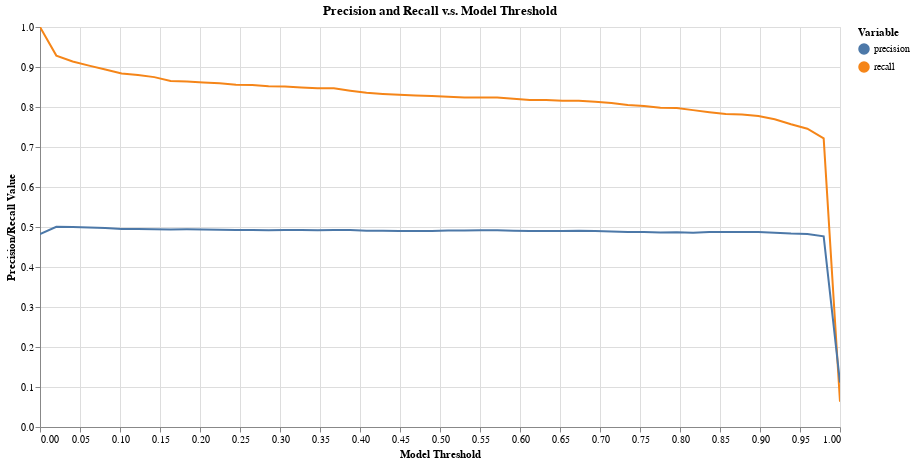

Notebook source saved alongside this figure:
### Code cell
df_eval = tutorial.evaluate_linking(
    df=df_predictions
)

tutorial.plot_precision_recall_vs_threshold(df_eval)

### Figure 1 — Vega-Lite specification as saved in the notebook (floating-point values rounded to 4 significant figures)
{"config": {"view": {"continuousWidth": 400, "continuousHeight": 300}}, "layer": [{"mark": "line", "encoding": {"color": {"type": "nominal", "field": "variable", "legend": {"title": "Variable"}}, "tooltip": [{"type": "nominal", "field": "variable"}, {"type": "quantitative", "field": "threshold"}, {"type": "quantitative", "field": "value"}], "x": {"type": "quantitative", "axis": {"title": "Model Threshold"}, "field": "threshold"}, "y": {"type": "quantitative", "axis": {"title": "Precision/Recall Value"}, "field": "value", "scale": {"domain": [0, 1]}}}, "selection": {"selector008": {"type": "interval", "bind": "scales", "encodings": ["x", "y"]}}, "title": "Precision and Recall v.s. Model Threshold"}, {"mark": "point", "encoding": {"opacity": {"value": 0}, "x": {"type": "quantitative", "field": "threshold"}}, "selection": {"selector007": {"type": "single", "nearest": true, "on": "mouseover", "fields": ["threshold"], "empty": "none"}}}, {"mark": "point", "encoding": {"color": {"type": "nominal", "field": "variable", "legend": {"title": "Variable"}}, "opacity": {"condition": {"value": 1, "selection": "selector007"}, "value": 0}, "tooltip": [{"type": "nominal", "field": "variable"}, {"type": "quantitative", "field": "threshold"}, {"type": "quantitative", "field": "value"}], "x": {"type": "quantitative", "axis": {"title": "Model Threshold"}, "field": "threshold"}, "y": {"type": "quantitative", "axis": {"title": "Precision/Recall Value"}, "field": "value", "scale": {"domain": [0, 1]}}}, "title": "Precision and Recall v.s. Model Threshold"}, {"mark": {"type": "rule", "color": "gray"}, "encoding": {"x": {"type": "quantitative", "field": "threshold"}}, "transform": [{"filter": {"selection": "selector007"}}]}, {"mark": {"type": "text", "align": "right", "dx": -10, "dy": -5, "fontWeight": 300, "lineBreak": "\n"}, "encoding": {"color": {"type": "nominal", "field": "variable", "legend": {"title": "Variable"}}, "text": {"condition": {"type": "nominal", "field": "label", "selection": "selector007"}, "value": " "}, "tooltip": [{"type": "nominal", "field": "variable"}, {"type": "quantitative", "field": "threshold"}, {"type": "quantitative", "field": "value"}], "x": {"type": "quantitative", "axis": {"title": "Model Threshold"}, "field": "threshold"}, "y": {"type": "quantitative", "axis": {"title": "Precision/Recall Value"}, "field": "value", "scale": {"domain": [0, 1]}}}, "title": "Precision and Recall v.s. Model Threshold"}], "data": {"name": "data-2b64cdfb8b264b17b264241624e8a744"}, "height": 400, "width": 800, "$schema": "https://vega.github.io/schema/vega-lite/v4.8.1.json", "datasets": {"data-2b64cdfb8b264b17b264241624e8a744": [{"threshold": 0.0, "label": "threshold: 0.0\nprecision: 0.482\nrecall: 1.0", "variable": "recall", "value": 1.0}, {"threshold": 0.02041, "label": "threshold: 0.02\nprecision: 0.5\nrecall: 0.929", "variable": "recall", "value": 0.9285}, {"threshold": 0.04082, "label": "threshold: 0.041\nprecision: 0.5\nrecall: 0.914", "variable": "recall", "value": 0.9138}, {"threshold": 0.06122, "label": "threshold: 0.061\nprecision: 0.499\nrecall: 0.903", "variable": "recall", "value": 0.9035}, {"threshold": 0.08163, "label": "threshold: 0.082\nprecision: 0.498\nrecall: 0.894", "variable": "recall", "value": 0.8939}, {"threshold": 0.102, "label": "threshold: 0.102\nprecision: 0.495\nrecall: 0.884", "variable": "recall", "value": 0.8836}, {"threshold": 0.1224, "label": "threshold: 0.122\nprecision: 0.495\nrecall: 0.88", "variable": "recall", "value": 0.8799}, {"threshold": 0.1429, "label": "threshold: 0.143\nprecision: 0.494\nrecall: 0.875", "variable": "recall", "value": 0.8747}, {"threshold": 0.1633, "label": "threshold: 0.163\nprecision: 0.494\nrecall: 0.865", "variable": "recall", "value": 0.8651}, {"threshold": 0.1837, "label": "threshold: 0.184\nprecision: 0.494\nrecall: 0.864", "variable": "recall", "value": 0.8637}, {"threshold": 0.2041, "label": "threshold: 0.204\nprecision: 0.494\nrecall: 0.861", "variable": "recall", "value": 0.8615}, {"threshold": 0.2245, "label": "threshold: 0.224\nprecision: 0.493\nrecall: 0.859", "variable": "recall", "value": 0.8592}, {"threshold": 0.2449, "label": "threshold: 0.245\nprecision: 0.492\nrecall: 0.856", "variable": "recall", "value": 0.8556}, {"threshold": 0.2653, "label": "threshold: 0.265\nprecision: 0.493\nrecall: 0.855", "variable": "recall", "value": 0.8548}, {"threshold": 0.2857, "label": "threshold: 0.286\nprecision: 0.492\nrecall: 0.852", "variable": "recall", "value": 0.8519}, {"threshold": 0.3061, "label": "threshold: 0.306\nprecision: 0.492\nrecall: 0.851", "variable": "recall", "value": 0.8511}, {"threshold": 0.3265, "label": "threshold: 0.327\nprecision: 0.492\nrecall: 0.849", "variable": "recall", "value": 0.8489}, {"threshold": 0.3469, "label": "threshold: 0.347\nprecision: 0.492\nrecall: 0.847", "variable": "recall", "value": 0.8467}, {"threshold": 0.3673, "label": "threshold: 0.367\nprecision: 0.492\nrecall: 0.847", "variable": "recall", "value": 0.8467}, {"threshold": 0.3878, "label": "threshold: 0.388\nprecision: 0.492\nrecall: 0.841", "variable": "recall", "value": 0.8408}, {"threshold": 0.4082, "label": "threshold: 0.408\nprecision: 0.491\nrecall: 0.836", "variable": "recall", "value": 0.8357}, {"threshold": 0.4286, "label": "threshold: 0.429\nprecision: 0.491\nrecall: 0.833", "variable": "recall", "value": 0.8327}, {"threshold": 0.449, "label": "threshold: 0.449\nprecision: 0.49\nrecall: 0.831", "variable": "recall", "value": 0.8305}, {"threshold": 0.4694, "label": "threshold: 0.469\nprecision: 0.49\nrecall: 0.829", "variable": "recall", "value": 0.829}, {"threshold": 0.4898, "label": "threshold: 0.49\nprecision: 0.49\nrecall: 0.828", "variable": "recall", "value": 0.8276}, {"threshold": 0.5102, "label": "threshold: 0.51\nprecision: 0.491\nrecall: 0.825", "variable": "recall", "value": 0.8254}, {"threshold": 0.5306, "label": "threshold: 0.531\nprecision: 0.491\nrecall: 0.824", "variable": "recall", "value": 0.8239}, {"threshold": 0.551, "label": "threshold: 0.551\nprecision: 0.492\nrecall: 0.824", "variable": "recall", "value": 0.8239}, {"threshold": 0.5714, "label": "threshold: 0.571\nprecision: 0.492\nrecall: 0.824", "variable": "recall", "value": 0.8239}, {"threshold": 0.5918, "label": "threshold: 0.592\nprecision: 0.491\nrecall: 0.821", "variable": "recall", "value": 0.8209}, {"threshold": 0.6122, "label": "threshold: 0.612\nprecision: 0.49\nrecall: 0.817", "variable": "recall", "value": 0.8172}, {"threshold": 0.6327, "label": "threshold: 0.633\nprecision: 0.49\nrecall: 0.817", "variable": "recall", "value": 0.8172}, {"threshold": 0.6531, "label": "threshold: 0.653\nprecision: 0.49\nrecall: 0.816", "variable": "recall", "value": 0.8158}, {"threshold": 0.6735, "label": "threshold: 0.673\nprecision: 0.49\nrecall: 0.816", "variable": "recall", "value": 0.8158}, {"threshold": 0.6939, "label": "threshold: 0.694\nprecision: 0.49\nrecall: 0.813", "variable": "recall", "value": 0.8128}, {"threshold": 0.7143, "label": "threshold: 0.714\nprecision: 0.489\nrecall: 0.81", "variable": "recall", "value": 0.8099}, {"threshold": 0.7347, "label": "threshold: 0.735\nprecision: 0.488\nrecall: 0.805", "variable": "recall", "value": 0.8047}, {"threshold": 0.7551, "label": "threshold: 0.755\nprecision: 0.488\nrecall: 0.803", "variable": "recall", "value": 0.8025}, {"threshold": 0.7755, "label": "threshold: 0.776\nprecision: 0.487\nrecall: 0.798", "variable": "recall", "value": 0.7981}, {"threshold": 0.7959, "label": "threshold: 0.796\nprecision: 0.487\nrecall: 0.797", "variable": "recall", "value": 0.7973}, {"threshold": 0.8163, "label": "threshold: 0.816\nprecision: 0.486\nrecall: 0.792", "variable": "recall", "value": 0.7922}, {"threshold": 0.8367, "label": "threshold: 0.837\nprecision: 0.487\nrecall: 0.787", "variable": "recall", "value": 0.787}, {"threshold": 0.8571, "label": "threshold: 0.857\nprecision: 0.488\nrecall: 0.783", "variable": "recall", "value": 0.7826}, {"threshold": 0.8776, "label": "threshold: 0.878\nprecision: 0.487\nrecall: 0.781", "variable": "recall", "value": 0.7811}, {"threshold": 0.898, "label": "threshold: 0.898\nprecision: 0.488\nrecall: 0.777", "variable": "recall", "value": 0.7775}, {"threshold": 0.9184, "label": "threshold: 0.918\nprecision: 0.486\nrecall: 0.769", "variable": "recall", "value": 0.7693}, {"threshold": 0.9388, "label": "threshold: 0.939\nprecision: 0.484\nrecall: 0.757", "variable": "recall", "value": 0.7568}, {"threshold": 0.9592, "label": "threshold: 0.959\nprecision: 0.482\nrecall: 0.746", "variable": "recall", "value": 0.7458}, {"threshold": 0.9796, "label": "threshold: 0.98\nprecision: 0.477\nrecall: 0.721", "variable": "recall", "value": 0.7214}, {"threshold": 1.0, "label": "threshold: 1.0\nprecision: 0.111\nrecall: 0.063", "variable": "recall", "value": 0.06338}, {"threshold": 0.0, "label": "threshold: 0.0\nprecision: 0.482\nrecall: 1.0", "variable": "precision", "value": 0.4821}, {"threshold": 0.02041, "label": "threshold: 0.02\nprecision: 0.5\nrecall: 0.929", "variable": "precision", "value": 0.5004}, {"threshold": 0.04082, "label": "threshold: 0.041\nprecision: 0.5\nrecall: 0.914", "variable": "precision", "value": 0.5}, {"threshold": 0.06122, "label": "threshold: 0.061\nprecision: 0.499\nrecall: 0.903", "variable": "precision", "value": 0.4988}, {"threshold": 0.08163, "label": "threshold: 0.082\nprecision: 0.498\nrecall: 0.894", "variable": "precision", "value": 0.4975}, {"threshold": 0.102, "label": "threshold: 0.102\nprecision: 0.495\nrecall: 0.884", "variable": "precision", "value": 0.4952}, {"threshold": 0.1224, "label": "threshold: 0.122\nprecision: 0.495\nrecall: 0.88", "variable": "precision", "value": 0.495}, {"threshold": 0.1429, "label": "threshold: 0.143\nprecision: 0.494\nrecall: 0.875", "variable": "precision", "value": 0.4942}, {"threshold": 0.1633, "label": "threshold: 0.163\nprecision: 0.494\nrecall: 0.865", "variable": "precision", "value": 0.4937}, {"threshold": 0.1837, "label": "threshold: 0.184\nprecision: 0.494\nrecall: 0.864", "variable": "precision", "value": 0.4941}, {"threshold": 0.2041, "label": "threshold: 0.204\nprecision: 0.494\nrecall: 0.861", "variable": "precision", "value": 0.4939}, {"threshold": 0.2245, "label": "threshold: 0.224\nprecision: 0.493\nrecall: 0.859", "variable": "precision", "value": 0.4932}, {"threshold": 0.2449, "label": "threshold: 0.245\nprecision: 0.492\nrecall: 0.856", "variable": "precision", "value": 0.4924}, {"threshold": 0.2653, "label": "threshold: 0.265\nprecision: 0.493\nrecall: 0.855", "variable": "precision", "value": 0.4928}, {"threshold": 0.2857, "label": "threshold: 0.286\nprecision: 0.492\nrecall: 0.852", "variable": "precision", "value": 0.4921}, {"threshold": 0.3061, "label": "threshold: 0.306\nprecision: 0.492\nrecall: 0.851", "variable": "precision", "value": 0.4923}, {"threshold": 0.3265, "label": "threshold: 0.327\nprecision: 0.492\nrecall: 0.849", "variable": "precision", "value": 0.4923}, {"threshold": 0.3469, "label": "threshold: 0.347\nprecision: 0.492\nrecall: 0.847", "variable": "precision", "value": 0.4921}, {"threshold": 0.3673, "label": "threshold: 0.367\nprecision: 0.492\nrecall: 0.847", "variable": "precision", "value": 0.4923}, {"threshold": 0.3878, "label": "threshold: 0.388\nprecision: 0.492\nrecall: 0.841", "variable": "precision", "value": 0.4922}, {"threshold": 0.4082, "label": "threshold: 0.408\nprecision: 0.491\nrecall: 0.836", "variable": "precision", "value": 0.4907}, {"threshold": 0.4286, "label": "threshold: 0.429\nprecision: 0.491\nrecall: 0.833", "variable": "precision", "value": 0.4907}, {"threshold": 0.449, "label": "threshold: 0.449\nprecision: 0.49\nrecall: 0.831", "variable": "precision", "value": 0.49}, {"threshold": 0.4694, "label": "threshold: 0.469\nprecision: 0.49\nrecall: 0.829", "variable": "precision", "value": 0.4902}, {"threshold": 0.4898, "label": "threshold: 0.49\nprecision: 0.49\nrecall: 0.828", "variable": "precision", "value": 0.49}, {"threshold": 0.5102, "label": "threshold: 0.51\nprecision: 0.491\nrecall: 0.825", "variable": "precision", "value": 0.4912}, {"threshold": 0.5306, "label": "threshold: 0.531\nprecision: 0.491\nrecall: 0.824", "variable": "precision", "value": 0.4914}, {"threshold": 0.551, "label": "threshold: 0.551\nprecision: 0.492\nrecall: 0.824", "variable": "precision", "value": 0.4916}, {"threshold": 0.5714, "label": "threshold: 0.571\nprecision: 0.492\nrecall: 0.824", "variable": "precision", "value": 0.4916}, {"threshold": 0.5918, "label": "threshold: 0.592\nprecision: 0.491\nrecall: 0.821", "variable": "precision", "value": 0.4907}, {"threshold": 0.6122, "label": "threshold: 0.612\nprecision: 0.49\nrecall: 0.817", "variable": "precision", "value": 0.4901}, {"threshold": 0.6327, "label": "threshold: 0.633\nprecision: 0.49\nrecall: 0.817", "variable": "precision", "value": 0.4903}, {"threshold": 0.6531, "label": "threshold: 0.653\nprecision: 0.49\nrecall: 0.816", "variable": "precision", "value": 0.4898}, {"threshold": 0.6735, "label": "threshold: 0.673\nprecision: 0.49\nrecall: 0.816", "variable": "precision", "value": 0.4905}, {"threshold": 0.6939, "label": "threshold: 0.694\nprecision: 0.49\nrecall: 0.813", "variable": "precision", "value": 0.4898}, {"threshold": 0.7143, "label": "threshold: 0.714\nprecision: 0.489\nrecall: 0.81", "variable": "precision", "value": 0.4889}, {"threshold": 0.7347, "label": "threshold: 0.735\nprecision: 0.488\nrecall: 0.805", "variable": "precision", "value": 0.4877}, {"threshold": 0.7551, "label": "threshold: 0.755\nprecision: 0.488\nrecall: 0.803", "variable": "precision", "value": 0.4877}, {"threshold": 0.7755, "label": "threshold: 0.776\nprecision: 0.487\nrecall: 0.798", "variable": "precision", "value": 0.4865}, {"threshold": 0.7959, "label": "threshold: 0.796\nprecision: 0.487\nrecall: 0.797", "variable": "precision", "value": 0.4867}, {"threshold": 0.8163, "label": "threshold: 0.816\nprecision: 0.486\nrecall: 0.792", "variable": "precision", "value": 0.4855}, {"threshold": 0.8367, "label": "threshold: 0.837\nprecision: 0.487\nrecall: 0.787", "variable": "precision", "value": 0.4872}, {"threshold": 0.8571, "label": "threshold: 0.857\nprecision: 0.488\nrecall: 0.783", "variable": "precision", "value": 0.4876}, {"threshold": 0.8776, "label": "threshold: 0.878\nprecision: 0.487\nrecall: 0.781", "variable": "precision", "value": 0.4874}, {"threshold": 0.898, "label": "threshold: 0.898\nprecision: 0.488\nrecall: 0.777", "variable": "precision", "value": 0.4875}, {"threshold": 0.9184, "label": "threshold: 0.918\nprecision: 0.486\nrecall: 0.769", "variable": "precision", "value": 0.4858}, {"threshold": 0.9388, "label": "threshold: 0.939\nprecision: 0.484\nrecall: 0.757", "variable": "precision", "value": 0.4835}, {"threshold": 0.9592, "label": "threshold: 0.959\nprecision: 0.482\nrecall: 0.746", "variable": "precision", "value": 0.4824}, {"threshold": 0.9796, "label": "threshold: 0.98\nprecision: 0.477\nrecall: 0.721", "variable": "precision", "value": 0.4766}, {"threshold": 1.0, "label": "threshold: 1.0\nprecision: 0.111\nrecall: 0.063", "variable": "precision", "value": 0.111}]}}
